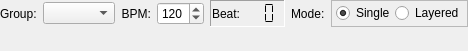
<?xml version="1.0" encoding="UTF-8"?>
<ui version="4.0">
 <class>Form</class>
 <widget class="QWidget" name="Form">
  <property name="geometry">
   <rect>
    <x>0</x>
    <y>0</y>
    <width>775</width>
    <height>55</height>
   </rect>
  </property>
  <property name="sizePolicy">
   <sizepolicy hsizetype="Fixed" vsizetype="Fixed">
    <horstretch>0</horstretch>
    <verstretch>0</verstretch>
   </sizepolicy>
  </property>
  <property name="minimumSize">
   <size>
    <width>775</width>
    <height>55</height>
   </size>
  </property>
  <property name="windowTitle">
   <string>Form</string>
  </property>
  <layout class="QVBoxLayout" name="verticalLayout" stretch="0,10">
   <property name="spacing">
    <number>3</number>
   </property>
   <property name="sizeConstraint">
    <enum>QLayout::SetFixedSize</enum>
   </property>
   <property name="leftMargin">
    <number>0</number>
   </property>
   <property name="topMargin">
    <number>0</number>
   </property>
   <property name="rightMargin">
    <number>0</number>
   </property>
   <property name="bottomMargin">
    <number>0</number>
   </property>
   <item>
    <layout class="QHBoxLayout" name="lo_tools">
     <property name="spacing">
      <number>6</number>
     </property>
     <item>
      <layout class="QHBoxLayout" name="lo_group">
       <item>
        <widget class="QLabel" name="lbl1">
         <property name="text">
          <string>Group:</string>
         </property>
         <property name="alignment">
          <set>Qt::AlignLeading|Qt::AlignLeft|Qt::AlignVCenter</set>
         </property>
        </widget>
       </item>
       <item>
        <widget class="QComboBox" name="cmb_group">
         <property name="sizePolicy">
          <sizepolicy hsizetype="Expanding" vsizetype="Fixed">
           <horstretch>0</horstretch>
           <verstretch>0</verstretch>
          </sizepolicy>
         </property>
        </widget>
       </item>
      </layout>
     </item>
     <item>
      <layout class="QHBoxLayout" name="lo_bpm">
       <item>
        <widget class="QLabel" name="lbl2">
         <property name="text">
          <string>BPM:</string>
         </property>
         <property name="alignment">
          <set>Qt::AlignRight|Qt::AlignTrailing|Qt::AlignVCenter</set>
         </property>
        </widget>
       </item>
       <item>
        <widget class="QSpinBox" name="beat_spinner">
         <property name="minimum">
          <number>30</number>
         </property>
         <property name="maximum">
          <number>280</number>
         </property>
         <property name="value">
          <number>120</number>
         </property>
        </widget>
       </item>
      </layout>
     </item>
     <item>
      <widget class="QFrame" name="frm_beats">
       <property name="frameShape">
        <enum>QFrame::Panel</enum>
       </property>
       <property name="frameShadow">
        <enum>QFrame::Sunken</enum>
       </property>
       <layout class="QHBoxLayout" name="horizontalLayout_3">
        <property name="leftMargin">
         <number>1</number>
        </property>
        <property name="topMargin">
         <number>1</number>
        </property>
        <property name="rightMargin">
         <number>1</number>
        </property>
        <property name="bottomMargin">
         <number>1</number>
        </property>
        <item>
         <layout class="QHBoxLayout" name="hzlo2">
          <item>
           <widget class="QLabel" name="lbl3">
            <property name="text">
             <string>Beat:</string>
            </property>
            <property name="alignment">
             <set>Qt::AlignRight|Qt::AlignTrailing|Qt::AlignVCenter</set>
            </property>
           </widget>
          </item>
          <item>
           <widget class="QLCDNumber" name="beat">
            <property name="font">
             <font>
              <weight>75</weight>
              <bold>true</bold>
             </font>
            </property>
            <property name="frameShape">
             <enum>QFrame::NoFrame</enum>
            </property>
            <property name="frameShadow">
             <enum>QFrame::Sunken</enum>
            </property>
            <property name="digitCount">
             <number>2</number>
            </property>
            <property name="segmentStyle">
             <enum>QLCDNumber::Flat</enum>
            </property>
           </widget>
          </item>
         </layout>
        </item>
       </layout>
      </widget>
     </item>
     <item>
      <layout class="QHBoxLayout" name="lo_mode">
       <item>
        <widget class="QLabel" name="lbl4">
         <property name="text">
          <string>Mode:</string>
         </property>
        </widget>
       </item>
       <item>
        <widget class="QFrame" name="frm_mode">
         <property name="frameShape">
          <enum>QFrame::StyledPanel</enum>
         </property>
         <property name="frameShadow">
          <enum>QFrame::Raised</enum>
         </property>
         <layout class="QHBoxLayout" name="horizontalLayout">
          <property name="spacing">
           <number>0</number>
          </property>
          <property name="leftMargin">
           <number>4</number>
          </property>
          <property name="topMargin">
           <number>0</number>
          </property>
          <property name="rightMargin">
           <number>3</number>
          </property>
          <property name="bottomMargin">
           <number>0</number>
          </property>
          <item>
           <widget class="QRadioButton" name="rb_single">
            <property name="toolTip">
             <string notr="true">Play only one loop at a time</string>
            </property>
            <property name="text">
             <string>Single</string>
            </property>
            <property name="checked">
             <bool>true</bool>
            </property>
           </widget>
          </item>
          <item>
           <widget class="QRadioButton" name="rb_layered">
            <property name="toolTip">
             <string notr="true">Able to select multiple loops at the same time</string>
            </property>
            <property name="text">
             <string>Layered</string>
            </property>
           </widget>
          </item>
         </layout>
        </widget>
       </item>
      </layout>
     </item>
    </layout>
   </item>
   <item>
    <widget class="QFrame" name="frm_loops">
     <property name="sizePolicy">
      <sizepolicy hsizetype="Fixed" vsizetype="Fixed">
       <horstretch>0</horstretch>
       <verstretch>0</verstretch>
      </sizepolicy>
     </property>
     <property name="minimumSize">
      <size>
       <width>0</width>
       <height>21</height>
      </size>
     </property>
     <property name="frameShape">
      <enum>QFrame::NoFrame</enum>
     </property>
     <property name="frameShadow">
      <enum>QFrame::Raised</enum>
     </property>
    </widget>
   </item>
  </layout>
 </widget>
 <resources/>
 <connections/>
</ui>
